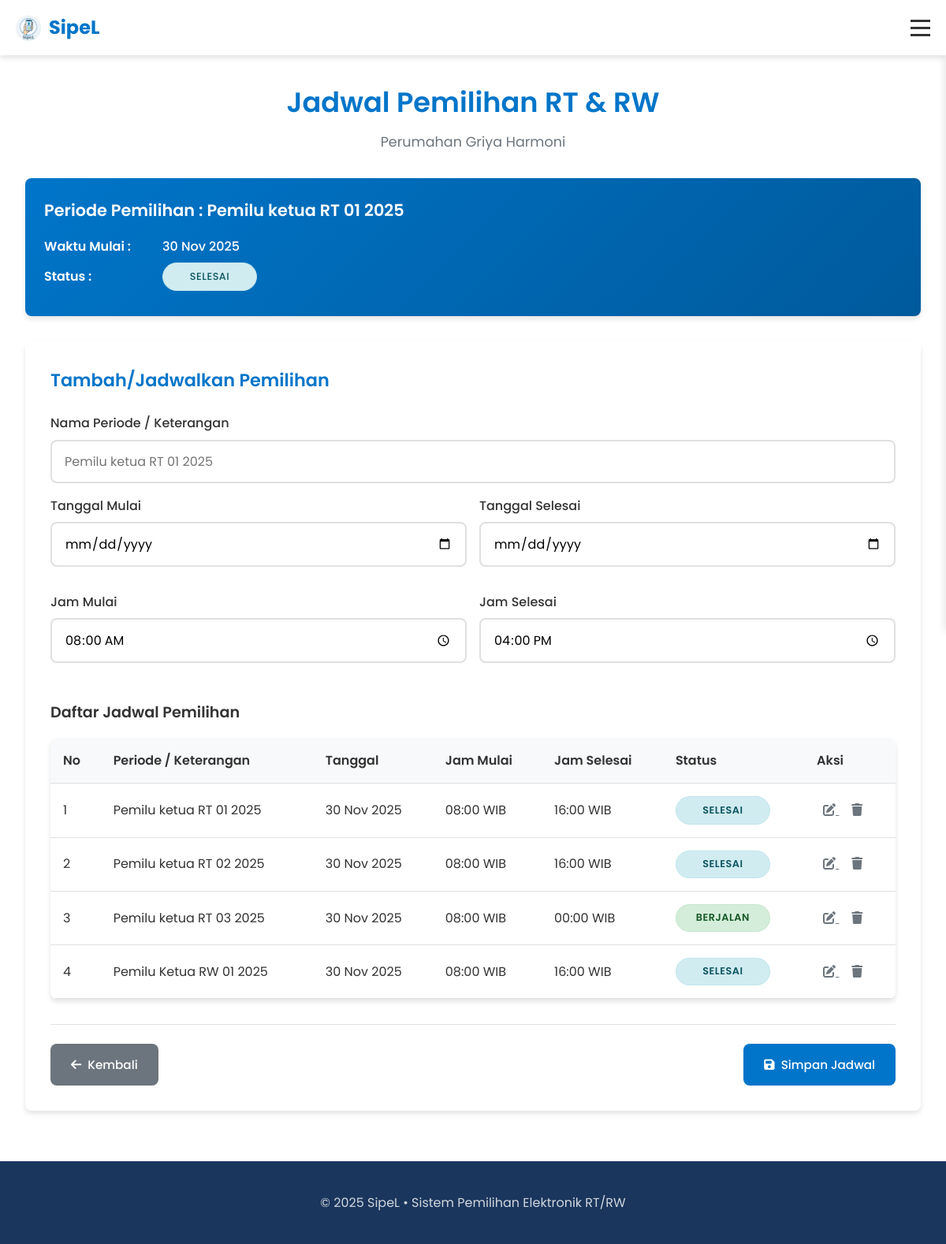
Screenshot of /panitia/schedule.php (signed in) with the database file from the repository.
### tables this page shows
CREATE TABLE IF NOT EXISTS `jadwal` (
  `id_jadwal` int NOT NULL AUTO_INCREMENT,
  `id_periode` int NOT NULL,
  `id_wilayah` int DEFAULT NULL,
  `tanggal_mulai` datetime NOT NULL,
  `tanggal_selesai` datetime NOT NULL,
  `id_panitia` varchar(20) DEFAULT NULL,
  `keterangan` varchar(200) DEFAULT NULL,
  PRIMARY KEY (`id_jadwal`),
  KEY `idx_jadwal_periode` (`id_periode`),
  KEY `idx_jadwal_wilayah` (`id_wilayah`),
  KEY `idx_jadwal_admin` (`id_panitia`) USING BTREE,
  CONSTRAINT `FK3 id_panitia` FOREIGN KEY (`id_panitia`) REFERENCES `panitia` (`id_panitia`) ON UPDATE CASCADE,
  CONSTRAINT `fk_jadwal_periode` FOREIGN KEY (`id_periode`) REFERENCES `periode` (`id_periode`) ON DELETE CASCADE ON UPDATE CASCADE,
  CONSTRAINT `fk_jadwal_wilayah` FOREIGN KEY (`id_wilayah`) REFERENCES `wilayah` (`id_wilayah`) ON DELETE SET NULL ON UPDATE CASCADE
);

### panitia/schedule.php (the view, shortened to what this page needs)
<?php
require_once __DIR__ . '/../db_connect.php';
$editData = null;
$jadwalList = [];
$sql = "
    SELECT
        j.id_jadwal,
        j.tanggal_mulai,
        j.tanggal_selesai,
        j.keterangan
    FROM jadwal j
    ORDER BY j.tanggal_mulai ASC
";
if ($result = $conn->query($sql)) {
    while ($row = $result->fetch_assoc()) {
        $jadwalList[] = $row;
    }
}
function format_tanggal_indo($datetime)
{
    $bulan = [
        1 => 'Jan', 'Feb', 'Mar', 'Apr', 'Mei', 'Jun',
             'Jul', 'Agu', 'Sep', 'Okt', 'Nov', 'Des'
    ];
    $dt = new DateTime($datetime);
    $d  = (int)$dt->format('d');
    $m  = (int)$dt->format('m');
    $y  = $dt->format('Y');
    return $d . ' ' . $bulan[$m] . ' ' . $y;
}
function format_jam($datetime)
{
    $dt = new DateTime($datetime);
    return $dt->format('H:i');
}
function status_jadwal(array $row)
{
    $now     = new DateTime();
    $mulai   = new DateTime($row['tanggal_mulai']);
    $selesai = new DateTime($row['tanggal_selesai']);
    if ($now < $mulai) {
        return ['class' => 'status-upcoming', 'label' => 'Akan Datang'];
    } elseif ($now > $selesai) {
        return ['class' => 'status-completed', 'label' => 'Selesai'];
    } else {
        return ['class' => 'status-active', 'label' => 'Berjalan'];
    }
}
$highlight = $jadwalList[0] ?? null;
?>
<!DOCTYPE html>
<html lang="id">
<head>
  <link rel="stylesheet" href="/css/dashboard-panitia.css">
  <link rel="stylesheet" href="/css/schedule.css">
  <link rel="stylesheet" href="https://cdnjs.cloudflare.com/ajax/libs/font-awesome/6.5.0/css/all.min.css">
</head>
<body>
  <nav class="navbar">
    <div class="nav-container">
      <div class="nav-logo">
        <a href="../index.php">
          <img src="/assets/logo-sipelV3.png" alt="SipeL Logo" class="logo-img">
          <span>SipeL</span>
        </a>
      </div>
      <div class="hamburger" id="hamburger">
        <span class="bar"></span>
        <span class="bar"></span>
        <span class="bar"></span>
      </div>
    </div>
  </nav>
 <div class="admin-container">
    <main class="main-content">
      <div class="content-page">
        <div class="page-header">
          <h1>Jadwal Pemilihan RT & RW</h1>
          <p>Perumahan Griya Harmoni</p>
        </div>
        <?php if ($highlight): ?>
          <?php $st = status_jadwal($highlight); ?>
          <div class="info-card">
            <h4>Periode Pemilihan :
              <?= htmlspecialchars($highlight['keterangan'] ?: 'Tanpa keterangan'); ?>
            </h4>
            <div class="info-row">
              <strong>Waktu Mulai :</strong>
              <span><?= format_tanggal_indo($highlight['tanggal_mulai']); ?></span>
            </div>
            <div class="info-row">
              <strong>Status :</strong>
              <span class="status-badge <?= $st['class']; ?>">
                <?= $st['label']; ?>
              </span>
            </div>
          </div>
        <?php endif; ?>
        <div class="form-card">
          <h3><?= $editData ? 'Edit Jadwal Pemilihan' : 'Tambah/Jadwalkan Pemilihan'; ?></h3>
          <form method="post" action="schedule.php">
            <div class="form-group">
              <label for="periodeName">Nama Periode / Keterangan</label>
              <input type="text" id="periodeName" name="keterangan"
                     placeholder="Pemilu ketua RT 01 2025"
                     value="<?= htmlspecialchars($editData['keterangan'] ?? ''); ?>">
            </div>
            <div class="form-row">
              <div class="form-group">
                <label for="tanggalMulai">Tanggal Mulai</label>
                <input type="date" id="tanggalMulai" name="tanggal_mulai"
                       value="<?= $editData ? substr($editData['tanggal_mulai'], 0, 10) : ''; ?>">
              </div>
              <div class="form-group">
                <label for="tanggalSelesai">Tanggal Selesai</label>
                <input type="date" id="tanggalSelesai" name="tanggal_selesai"
                       value="<?= $editData ? substr($editData['tanggal_selesai'], 0, 10) : ''; ?>">
              </div>
            </div>
            <div class="form-row">
              <div class="form-group">
                <label for="jamMulai">Jam Mulai</label>
                <input type="time" id="jamMulai" name="jam_mulai"
                       value="<?= $editData ? substr($editData['tanggal_mulai'], 11, 5) : '08:00'; ?>">
              </div>
              <div class="form-group">
                <label for="jamSelesai">Jam Selesai</label>
                <input type="time" id="jamSelesai" name="jam_selesai"
                       value="<?= $editData ? substr($editData['tanggal_selesai'], 11, 5) : '16:00'; ?>">
              </div>
            </div>
            <div class="table-container">
              <h4>Daftar Jadwal Pemilihan</h4>
              <div class="table-card">
                <table class="data-table">
                  <thead>
                    <tr>
                      <th>No</th>
                      <th>Periode / Keterangan</th>
                      <th>Tanggal</th>
                      <th>Jam Mulai</th>
                      <th>Jam Selesai</th>
                      <th>Status</th>
                      <th>Aksi</th>
                    </tr>
                  </thead>
                  <tbody id="scheduleTableBody">
                    <?php if (empty($jadwalList)): ?>
                      <tr>
                        <td colspan="7" class="no-data-message">
                          Belum ada jadwal pemilihan. Silakan tambah jadwal baru.
                        </td>
                      </tr>
                    <?php else: ?>
                      <?php foreach ($jadwalList as $index => $row): ?>
                        <?php $st = status_jadwal($row); ?>
                        <tr>
                          <td><?= $index + 1; ?></td>
                          <td><?= htmlspecialchars($row['keterangan'] ?? ''); ?></td>
                          <td><?= format_tanggal_indo($row['tanggal_mulai']); ?></td>
                          <td><?= format_jam($row['tanggal_mulai']); ?> WIB</td>
                          <td><?= format_jam($row['tanggal_selesai']); ?> WIB</td>
                          <td>
                            <span class="status-badge <?= $st['class']; ?>">
                              <?= $st['label']; ?>
                            </span>
                          </td>
                          <td>
                            <a href="schedule.php?action=edit&id=<?= $row['id_jadwal']; ?>"
                               class="btn-icon btn-edit" title="Edit">
                              <i class="fas fa-edit"></i>
                            </a>
                            <a href="schedule.php?action=delete&id=<?= $row['id_jadwal']; ?>"
                               class="btn-icon btn-delete" title="Hapus"
                               onclick="return confirm('Yakin hapus jadwal ini?')">
                              <i class="fas fa-trash"></i>
                            </a>
                          </td>
                        </tr>
                      <?php endforeach; ?>
                    <?php endif; ?>
                  </tbody>
                </table>
              </div>
            </div>
            <div class="actions">
              <button type="button" class="btn btn-secondary" onclick="window.history.back()">
                <i class="fas fa-arrow-left"></i> Kembali
              </button>
              <button type="submit" class="btn btn-primary" id="submitButton">
                <i class="fas fa-save"></i> <?= $editData ? 'Update Jadwal' : 'Simpan Jadwal'; ?>
              </button>
            </div>
          </form>
        </div>
      </div>
      <footer>
        <div class="footer-content">
          <p>© 2025 SipeL • Sistem Pemilihan Elektronik RT/RW</p>
        </div>
      </footer>
    </main>
  </div>
</body>
</html>

### css/dashboard-panitia.css (style rules this page uses)
:root { --primary-color: #0075c9; --primary-dark: #005a9c; --footer-dark: #1a365d; --secondary-color: #f8f9fa; --text-color: #333; --text-light: #6c757d; --white: #fff; --border-radius: 8px; --box-shadow: 0 4px 6px rgba(0, 0, 0, 0.1); --transition: all 0.3s ease; --sidebar-width: 250px; --navbar-height: 70px; }
* { margin: 0; padding: 0; box-sizing: border-box; }
body { font-family: 'Poppins', sans-serif; line-height: 1.6; color: var(--text-color); background-color: var(--white); overflow-x: hidden; }
.navbar { background-color: var(--white); box-shadow: var(--box-shadow); position: fixed; top: 0; left: 0; right: 0; height: var(--navbar-height); z-index: 1002; }
.nav-container { display: flex; justify-content: space-between; align-items: center; padding: 1rem 20px; height: 100%; max-width: 1200px; margin: 0 auto; position: relative; }
.nav-logo a { display: flex; align-items: center; text-decoration: none; color: var(--primary-color); font-weight: 700; font-size: 1.5rem; }
.logo-img { height: 40px; margin-right: 10px; }
.hamburger { display: flex; flex-direction: column; cursor: pointer; z-index: 1001; margin-left: auto; }
.bar { width: 25px; height: 3px; background-color: var(--text-color); margin: 3px 0; transition: var(--transition); }
.admin-container { display: flex; min-height: 100vh; padding-top: var(--navbar-height); }
.main-content { flex: 1; margin-right: 0; min-height: calc(100vh - var(--navbar-height)); display: flex; flex-direction: column; transition: var(--transition); width: 100%; }
footer { background-color: var(--footer-dark); padding: 2.5rem 0; text-align: center; color: var(--white); margin-top: auto; width: 100%; position: relative; z-index: 1; }
.footer-content { display: flex; flex-direction: column; align-items: center; max-width: 1200px; margin: 0 auto; padding: 0 20px; }
footer p { color: rgba(255, 255, 255, 0.8); }
.content-page { padding: 2rem; flex: 1; }
.page-header { margin-bottom: 2rem; }
.page-header h1 { color: var(--primary-color); font-size: 2rem; margin-bottom: 0.5rem; }
.page-header p { color: var(--text-light); }
.data-table { width: 100%; background-color: var(--white); border-radius: var(--border-radius); box-shadow: var(--box-shadow); overflow: hidden; }
.data-table th, .data-table td { padding: 1rem; text-align: left; border-bottom: 1px solid #e0e0e0; }
.data-table th { background-color: var(--secondary-color); font-weight: 600; color: var(--text-color); }
.form-group { margin-bottom: 1.5rem; }
.form-group label { display: block; margin-bottom: 0.5rem; color: var(--text-color); font-weight: 500; }
.form-group input, .form-group select, .form-group textarea { width: 100%; padding: 0.8rem 1rem; border: 2px solid #e0e0e0; border-radius: var(--border-radius); font-size: 1rem; transition: var(--transition); background-color: var(--white); }
.btn { display: inline-block; padding: 0.6rem 1.2rem; border-radius: var(--border-radius); text-decoration: none; font-weight: 500; text-align: center; transition: var(--transition); cursor: pointer; border: 2px solid transparent; font-size: 0.9rem; }
.btn-primary { background-color: var(--primary-color); color: var(--white); }

### rows the page displays
jadwal: keterangan "Pemilu ketua RT 01 2025", tanggal_mulai "30 Nov 2025", tanggal_mulai "08:00", tanggal_selesai "16:00", label "SELESAI"
jadwal: keterangan "Pemilu ketua RT 02 2025", tanggal_mulai "30 Nov 2025", tanggal_mulai "08:00", tanggal_selesai "16:00", label "SELESAI"
jadwal: keterangan "Pemilu ketua RT 03 2025", tanggal_mulai "30 Nov 2025", tanggal_mulai "08:00", tanggal_selesai "00:00", label "BERJALAN"
jadwal: keterangan "Pemilu Ketua RW 01 2025", tanggal_mulai "30 Nov 2025", tanggal_mulai "08:00", tanggal_selesai "16:00", label "SELESAI"

### other values shown
$st['label'] "SELESAI"
